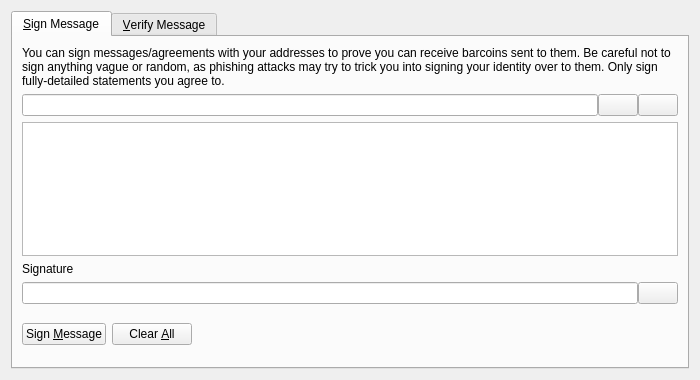
<?xml version="1.0" encoding="UTF-8"?>
<ui version="4.0">
 <class>SignVerifyMessageDialog</class>
 <widget class="QDialog" name="SignVerifyMessageDialog">
  <property name="geometry">
   <rect>
    <x>0</x>
    <y>0</y>
    <width>700</width>
    <height>380</height>
   </rect>
  </property>
  <property name="windowTitle">
   <string>Signatures - Sign / Verify a Message</string>
  </property>
  <property name="modal">
   <bool>true</bool>
  </property>
  <layout class="QVBoxLayout" name="verticalLayout">
   <item>
    <widget class="QTabWidget" name="tabWidget">
     <property name="currentIndex">
      <number>0</number>
     </property>
     <widget class="QWidget" name="tabSignMessage">
      <attribute name="title">
       <string>&amp;Sign Message</string>
      </attribute>
      <layout class="QVBoxLayout" name="verticalLayout_SM">
       <item>
        <widget class="QLabel" name="infoLabel_SM">
         <property name="text">
          <string>You can sign messages/agreements with your addresses to prove you can receive barcoins sent to them. Be careful not to sign anything vague or random, as phishing attacks may try to trick you into signing your identity over to them. Only sign fully-detailed statements you agree to.</string>
         </property>
         <property name="textFormat">
          <enum>Qt::PlainText</enum>
         </property>
         <property name="wordWrap">
          <bool>true</bool>
         </property>
        </widget>
       </item>
       <item>
        <layout class="QHBoxLayout" name="horizontalLayout_1_SM">
         <property name="spacing">
          <number>0</number>
         </property>
         <item>
          <widget class="QValidatedLineEdit" name="addressIn_SM">
           <property name="toolTip">
            <string>The Barcoin address to sign the message with</string>
           </property>
          </widget>
         </item>
         <item>
          <widget class="QPushButton" name="addressBookButton_SM">
           <property name="toolTip">
            <string>Choose previously used address</string>
           </property>
           <property name="text">
            <string/>
           </property>
           <property name="icon">
            <iconset resource="../bitcoin.qrc">
             <normaloff>:/icons/address-book</normaloff>:/icons/address-book</iconset>
           </property>
           <property name="shortcut">
            <string>Alt+A</string>
           </property>
           <property name="autoDefault">
            <bool>false</bool>
           </property>
          </widget>
         </item>
         <item>
          <widget class="QPushButton" name="pasteButton_SM">
           <property name="toolTip">
            <string>Paste address from clipboard</string>
           </property>
           <property name="text">
            <string/>
           </property>
           <property name="icon">
            <iconset resource="../bitcoin.qrc">
             <normaloff>:/icons/editpaste</normaloff>:/icons/editpaste</iconset>
           </property>
           <property name="shortcut">
            <string>Alt+P</string>
           </property>
           <property name="autoDefault">
            <bool>false</bool>
           </property>
          </widget>
         </item>
        </layout>
       </item>
       <item>
        <widget class="QPlainTextEdit" name="messageIn_SM">
         <property name="toolTip">
          <string>Enter the message you want to sign here</string>
         </property>
        </widget>
       </item>
       <item>
        <widget class="QLabel" name="signatureLabel_SM">
         <property name="text">
          <string>Signature</string>
         </property>
         <property name="textFormat">
          <enum>Qt::PlainText</enum>
         </property>
        </widget>
       </item>
       <item>
        <layout class="QHBoxLayout" name="horizontalLayout_2_SM">
         <property name="spacing">
          <number>0</number>
         </property>
         <item>
          <widget class="QLineEdit" name="signatureOut_SM">
           <property name="font">
            <font>
             <italic>true</italic>
            </font>
           </property>
           <property name="readOnly">
            <bool>true</bool>
           </property>
          </widget>
         </item>
         <item>
          <widget class="QPushButton" name="copySignatureButton_SM">
           <property name="toolTip">
            <string>Copy the current signature to the system clipboard</string>
           </property>
           <property name="text">
            <string/>
           </property>
           <property name="icon">
            <iconset resource="../bitcoin.qrc">
             <normaloff>:/icons/editcopy</normaloff>:/icons/editcopy</iconset>
           </property>
           <property name="autoDefault">
            <bool>false</bool>
           </property>
          </widget>
         </item>
        </layout>
       </item>
       <item>
        <layout class="QHBoxLayout" name="horizontalLayout_3_SM">
         <item>
          <widget class="QPushButton" name="signMessageButton_SM">
           <property name="toolTip">
            <string>Sign the message to prove you own this Barcoin address</string>
           </property>
           <property name="text">
            <string>Sign &amp;Message</string>
           </property>
           <property name="icon">
            <iconset resource="../bitcoin.qrc">
             <normaloff>:/icons/edit</normaloff>:/icons/edit</iconset>
           </property>
           <property name="autoDefault">
            <bool>false</bool>
           </property>
          </widget>
         </item>
         <item>
          <widget class="QPushButton" name="clearButton_SM">
           <property name="toolTip">
            <string>Reset all sign message fields</string>
           </property>
           <property name="text">
            <string>Clear &amp;All</string>
           </property>
           <property name="icon">
            <iconset resource="../bitcoin.qrc">
             <normaloff>:/icons/remove</normaloff>:/icons/remove</iconset>
           </property>
           <property name="autoDefault">
            <bool>false</bool>
           </property>
          </widget>
         </item>
         <item>
          <spacer name="horizontalSpacer_1_SM">
           <property name="orientation">
            <enum>Qt::Horizontal</enum>
           </property>
           <property name="sizeHint" stdset="0">
            <size>
             <width>40</width>
             <height>48</height>
            </size>
           </property>
          </spacer>
         </item>
         <item>
          <widget class="QLabel" name="statusLabel_SM">
           <property name="font">
            <font>
             <weight>75</weight>
             <bold>true</bold>
            </font>
           </property>
           <property name="text">
            <string/>
           </property>
           <property name="wordWrap">
            <bool>true</bool>
           </property>
          </widget>
         </item>
         <item>
          <spacer name="horizontalSpacer_2_SM">
           <property name="orientation">
            <enum>Qt::Horizontal</enum>
           </property>
           <property name="sizeHint" stdset="0">
            <size>
             <width>40</width>
             <height>48</height>
            </size>
           </property>
          </spacer>
         </item>
        </layout>
       </item>
      </layout>
     </widget>
     <widget class="QWidget" name="tabVerifyMessage">
      <attribute name="title">
       <string>&amp;Verify Message</string>
      </attribute>
      <layout class="QVBoxLayout" name="verticalLayout_VM">
       <item>
        <widget class="QLabel" name="infoLabel_VM">
         <property name="text">
          <string>Enter the receiver's address, message (ensure you copy line breaks, spaces, tabs, etc. exactly) and signature below to verify the message. Be careful not to read more into the signature than what is in the signed message itself, to avoid being tricked by a man-in-the-middle attack. Note that this only proves the signing party receives with the address, it cannot prove sendership of any transaction!</string>
         </property>
         <property name="textFormat">
          <enum>Qt::PlainText</enum>
         </property>
         <property name="alignment">
          <set>Qt::AlignLeading|Qt::AlignLeft|Qt::AlignTop</set>
         </property>
         <property name="wordWrap">
          <bool>true</bool>
         </property>
        </widget>
       </item>
       <item>
        <layout class="QHBoxLayout" name="horizontalLayout_1_VM">
         <property name="spacing">
          <number>0</number>
         </property>
         <item>
          <widget class="QValidatedLineEdit" name="addressIn_VM">
           <property name="toolTip">
            <string>The Barcoin address the message was signed with</string>
           </property>
          </widget>
         </item>
         <item>
          <widget class="QPushButton" name="addressBookButton_VM">
           <property name="toolTip">
            <string>Choose previously used address</string>
           </property>
           <property name="text">
            <string/>
           </property>
           <property name="icon">
            <iconset resource="../bitcoin.qrc">
             <normaloff>:/icons/address-book</normaloff>:/icons/address-book</iconset>
           </property>
           <property name="shortcut">
            <string>Alt+A</string>
           </property>
           <property name="autoDefault">
            <bool>false</bool>
           </property>
          </widget>
         </item>
        </layout>
       </item>
       <item>
        <widget class="QPlainTextEdit" name="messageIn_VM"/>
       </item>
       <item>
        <widget class="QValidatedLineEdit" name="signatureIn_VM"/>
       </item>
       <item>
        <layout class="QHBoxLayout" name="horizontalLayout_2_VM">
         <item>
          <widget class="QPushButton" name="verifyMessageButton_VM">
           <property name="toolTip">
            <string>Verify the message to ensure it was signed with the specified Barcoin address</string>
           </property>
           <property name="text">
            <string>Verify &amp;Message</string>
           </property>
           <property name="icon">
            <iconset resource="../bitcoin.qrc">
             <normaloff>:/icons/transaction_0</normaloff>:/icons/transaction_0</iconset>
           </property>
           <property name="autoDefault">
            <bool>false</bool>
           </property>
          </widget>
         </item>
         <item>
          <widget class="QPushButton" name="clearButton_VM">
           <property name="toolTip">
            <string>Reset all verify message fields</string>
           </property>
           <property name="text">
            <string>Clear &amp;All</string>
           </property>
           <property name="icon">
            <iconset resource="../bitcoin.qrc">
             <normaloff>:/icons/remove</normaloff>:/icons/remove</iconset>
           </property>
           <property name="autoDefault">
            <bool>false</bool>
           </property>
          </widget>
         </item>
         <item>
          <spacer name="horizontalSpacer_1_VM">
           <property name="orientation">
            <enum>Qt::Horizontal</enum>
           </property>
           <property name="sizeHint" stdset="0">
            <size>
             <width>40</width>
             <height>48</height>
            </size>
           </property>
          </spacer>
         </item>
         <item>
          <widget class="QLabel" name="statusLabel_VM">
           <property name="font">
            <font>
             <weight>75</weight>
             <bold>true</bold>
            </font>
           </property>
           <property name="text">
            <string/>
           </property>
           <property name="wordWrap">
            <bool>true</bool>
           </property>
          </widget>
         </item>
         <item>
          <spacer name="horizontalSpacer_2_VM">
           <property name="orientation">
            <enum>Qt::Horizontal</enum>
           </property>
           <property name="sizeHint" stdset="0">
            <size>
             <width>40</width>
             <height>48</height>
            </size>
           </property>
          </spacer>
         </item>
        </layout>
       </item>
      </layout>
     </widget>
    </widget>
   </item>
  </layout>
 </widget>
 <customwidgets>
  <customwidget>
   <class>QValidatedLineEdit</class>
   <extends>QLineEdit</extends>
   <header>qvalidatedlineedit.h</header>
  </customwidget>
 </customwidgets>
 <resources>
  <include location="../bitcoin.qrc"/>
 </resources>
 <connections/>
</ui>
